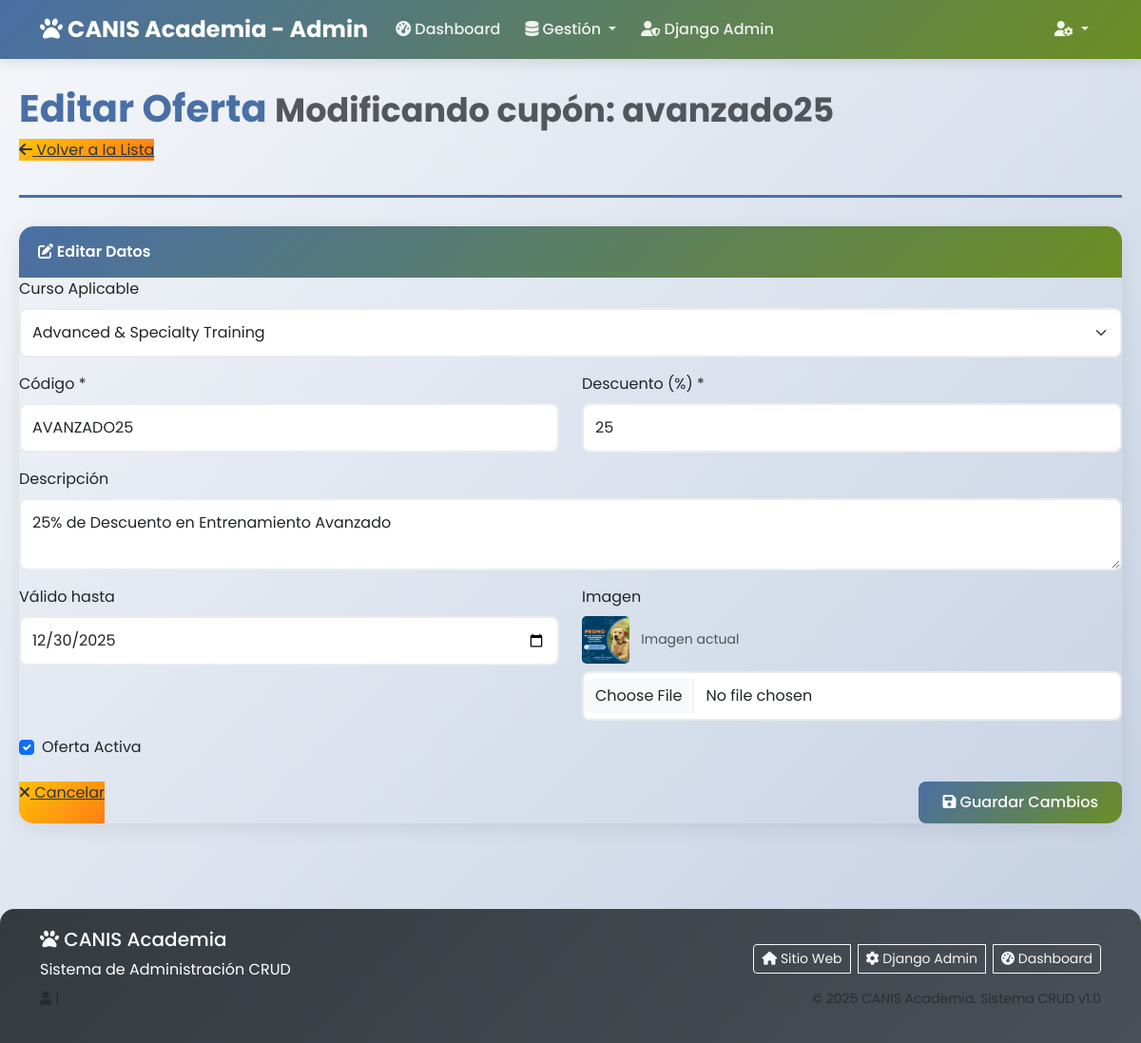
Screenshot of /ofertas/actualizar/4/ with the database file from the repository.
### app_Entrenamiento_Canino/models.py (models this page shows, shortened)
class Oferta(models.Model):
    codigo = models.CharField(max_length=50, unique=True)
    descripcion = models.TextField()
    porcentaje_descuento = models.IntegerField()
    fecha_limite = models.DateField(null=True, blank=True)
    activo = models.BooleanField(default=True)
    curso = models.ForeignKey(Curso, on_delete=models.CASCADE, null=True, blank=True)
    imagen = models.ImageField(upload_to='ofertas/', null=True, blank=True)
    fecha_creacion = models.DateTimeField(auto_now_add=True)

class Curso(models.Model):
    nombre = models.CharField(max_length=100)
    descripcion = models.TextField()
    precio = models.DecimalField(max_digits=10, decimal_places=2)
    duracion = models.IntegerField(help_text="Duración en horas")
    nivel = models.CharField(max_length=20, choices=[
        ('principiante', 'Principiante'),
        ('intermedio', 'Intermedio'),
        ('avanzado', 'Avanzado')
    ])
    imagen = models.ImageField(upload_to='cursos/', null=True, blank=True)
    activo = models.BooleanField(default=True)
    fecha_creacion = models.DateTimeField(auto_now_add=True)
    class Meta:
        verbose_name = "Curso"
        verbose_name_plural = "Cursos"

### app_Entrenamiento_Canino/views.py (the view, shortened to what this page needs)
# urls.py: path('ofertas/actualizar/<int:id>/', views.actualizar_oferta, name='actualizar_oferta'),
def actualizar_oferta(request, id):
    oferta = get_object_or_404(Oferta, id=id)
    cursos = Curso.objects.all() # Necesario para el select
    return render(request, 'admin/crud/ofertas/editar.html', {'oferta': oferta, 'cursos': cursos})

### app_Entrenamiento_Canino/templates/admin/crud/ofertas/editar.html (shortened to what this page needs)
{% extends "admin/crud/base_crud.html" %}
{% block page_title %}Editar Oferta{% endblock %}
{% block page_subtitle %}Modificando cupón: {{ oferta.codigo }}{% endblock %}
{% block page_actions %}
<a href="{% url 'ver_ofertas' %}" class="admin-btn-warning">
    <i class="fas fa-arrow-left"></i> Volver a la Lista
</a>
{% endblock %}
{% block card_icon %}edit{% endblock %}
{% block card_title %}Editar Datos{% endblock %}
{% block card_content %}
<form method="POST" class="needs-validation" novalidate enctype="multipart/form-data">
    <div class="row">
        <div class="col-md-12 mb-3">
            <label for="curso" class="form-label">Curso Aplicable</label>
            <select class="form-select admin-form-control" id="curso" name="curso">
                {% for curso in cursos %}
                <option value="{{ curso.id }}" {% if oferta.curso.id == curso.id %}selected{% endif %}>
                    {{ curso.nombre }}
                </option>
                {% endfor %}
            </select>
        </div>
    </div>
    <div class="row">
        <div class="col-md-6 mb-3">
            <label class="form-label">Código *</label>
            <input type="text" class="form-control admin-form-control text-uppercase" name="codigo"
                   value="{{ oferta.codigo }}" required>
        </div>
        <div class="col-md-6 mb-3">
            <label class="form-label">Descuento (%) *</label>
            <input type="number" class="form-control admin-form-control" name="porcentaje_descuento"
                   value="{{ oferta.porcentaje_descuento }}" min="1" max="100" required>
        </div>
    </div>
    <div class="mb-3">
        <label class="form-label">Descripción</label>
        <textarea class="form-control admin-form-control" name="descripcion" rows="2">{{ oferta.descripcion }}</textarea>
    </div>
    <div class="row">
        <div class="col-md-6 mb-3">
            <label class="form-label">Válido hasta</label>
            <input type="date" class="form-control admin-form-control" name="fecha_limite"
                   value="{{ oferta.fecha_limite|date:'Y-m-d' }}">
        </div>
        <div class="col-md-6 mb-3">
            <label class="form-label">Imagen</label>
            {% if oferta.imagen %}
                <div class="mb-2">
                    <img src="{{ oferta.imagen.url }}" alt="Actual" style="height: 50px; border-radius: 5px;">
                    <small class="text-muted ms-2">Imagen actual</small>
                </div>
            {% endif %}
            <input type="file" class="form-control admin-form-control" name="imagen" accept="image/*">
        </div>
    </div>
    <div class="form-check mb-3">
        <input class="form-check-input" type="checkbox" name="activo" {% if oferta.activo %}checked{% endif %}>
        <label class="form-check-label">Oferta Activa</label>
    </div>
    <div class="d-flex justify-content-between mt-4">
        <a href="{% url 'ver_ofertas' %}" class="admin-btn-warning">
            <i class="fas fa-times"></i> Cancelar
        </a>
        <button type="submit" class="admin-btn-primary">
            <i class="fas fa-save"></i> Guardar Cambios
        </button>
    </div>
</form>
{% endblock %}

### app_Entrenamiento_Canino/templates/admin/base_panel.html (style rules this page uses)
:root { --primary-color: #4A6FA5; --secondary-color: #6B8E23; --accent-color: #FF914D; --light-color: #F8F9FA; --dark-color: #343A40; }
body { font-family: 'Poppins', sans-serif; background: linear-gradient(135deg, #f5f7fa 0%, #c3cfe2 100%); min-height: 100vh; padding-top: 70px; }
.admin-btn-primary { background: linear-gradient(135deg, var(--primary-color) 0%, var(--secondary-color) 100%); border: none; padding: 10px 25px; border-radius: 8px; font-weight: 500; color: white; transition: all 0.3s; text-decoration: none; display: inline-block; }
.admin-btn-warning { background: linear-gradient(135deg, #ffc107 0%, #fd7e14 100%); border: none; color: #333; }
.admin-form-control { border-radius: 8px; border: 2px solid #e9ecef; padding: 12px; transition: all 0.3s; }

### rows the page displays
Oferta: codigo "avanzado25", curso "Advanced & Specialty Training", porcentaje_descuento "25", descripcion "25% de Descuento en Entrenamiento Avanzado", fecha_limite "12/30/2025", imagen (picture), activo "☑"
